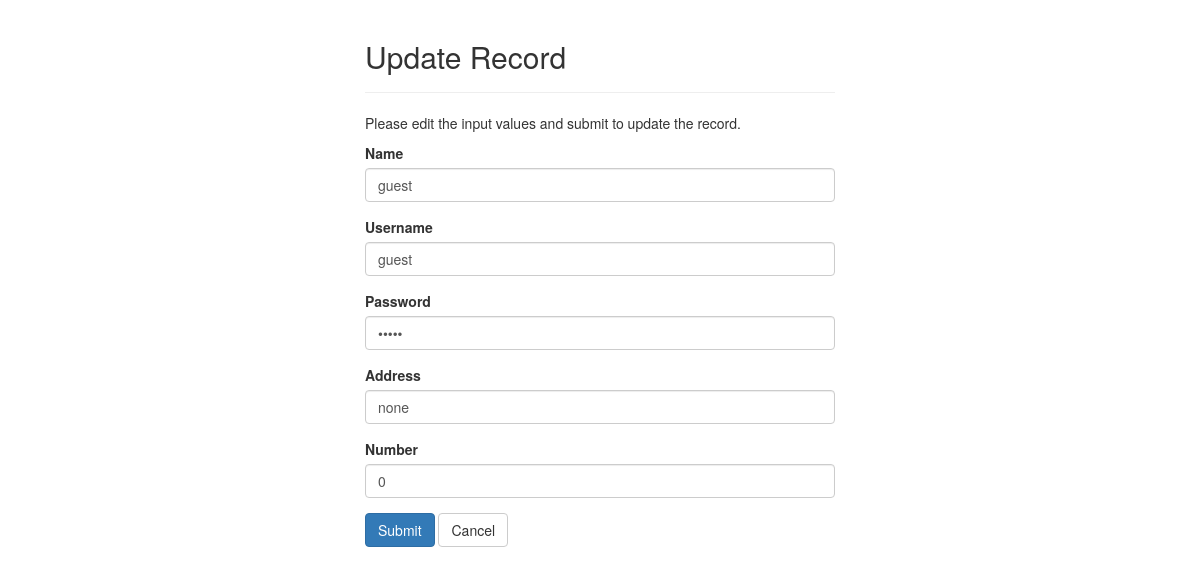
/admin/customer/update.php?id=999999999, run on the app's committed database.
### tables this page shows
CREATE TABLE `customer` (
  `CUS_ID` int(11) NOT NULL,
  `CUS_UNAME` varchar(20) NOT NULL,
  `CUS_PASSWORD` varchar(50) NOT NULL,
  `CUS_NAME` varchar(50) NOT NULL,
  `CUS_ADDRESS` varchar(100) NOT NULL,
  `CUS_CONTACT_NO` bigint(20) NOT NULL
);

### admin/customer/update.php (the view, shortened to what this page needs)
<?php
    require_once "config.php";
    $name = $username = $password = $address = $number = "";
    $name_err = $username_err = $password_err = $address_err = $number_err = "";
    if(isset($_POST["id"]) && !empty($_POST["id"])){
        $id = $_POST["id"];
    $input_name = trim($_POST["name"]);
    if(empty($input_name)){
        $name_err = "Please enter a name.";
    } elseif(!filter_var($input_name, FILTER_VALIDATE_REGEXP, array("options"=>array("regexp"=>"/^[a-zA-Z\s]+$/")))){
        $name_err = "Please enter a valid name.";
    } else{
        $name = $input_name;
    }
    $input_username = trim($_POST["username"]);
    $username_taken = false;
    $sql = "SELECT CUS_ID FROM customer WHERE CUS_NAME=?";
    if($stmt = mysqli_prepare($link, $sql)){
        mysqli_stmt_bind_param($stmt, "s", $param_id);
        $param_id = $input_username;
        if(mysqli_stmt_execute($stmt)){
            $result = mysqli_stmt_get_result($stmt);
            if(mysqli_num_rows($result) == 1){
                $username_taken = true;
            }
        }
    }
    $input_password = trim($_POST["password"]);
    if(empty($input_password)){
        $password_err = "Please enter a password.";
    } elseif(!filter_var($input_password, FILTER_VALIDATE_REGEXP, array("options"=>array("regexp"=>"/^[a-zA-Z\s]+$/")))){
        $password_err = "Please enter a valid password.";
    } else{
        $password = $input_password;
    }
    $input_number = trim($_POST["number"]);
    if(empty($input_number)){
        $number_err = "Please enter a contact number.";
    } elseif(!(is_numeric($input_number))){
        $number_err = "Please enter a valid contact number.";
    } else{
        $number = $input_number;
    }
    $input_address = trim($_POST["address"]);
    if(empty($input_address)){
        $address_err = "Please enter an address.";
    } else{
        $address = $input_address;
    }
        if(empty($name_err) && empty($address_err) && empty($number_err)){
            $sql = "UPDATE customer SET CUS_NAME=?, CUS_UNAME=?, CUS_PASSWORD, CUS_ADDRESS=?, CUS_CONTACT_NO=? WHERE ORDER_ID=?";
            if($stmt = mysqli_prepare($link, $sql)){
                mysqli_stmt_bind_param($stmt, "ssssii", $param_name, $param_username, $param_password, $param_address, $param_number, $param_id);
                $param_name = $name;
                $param_username = $username;
                $param_password = $password;
                $param_address = $address;
                $param_number = $number;
                if(mysqli_stmt_execute($stmt)){
                    header("location: home.php");
                    exit();
                } else{
                    echo "Something went wrong. Please try again later.";
                }
            }
            mysqli_stmt_close($stmt);
        }
        mysqli_close($link);
    } else{
        if(isset($_GET["id"]) && !empty(trim($_GET["id"]))){
            $sql = "SELECT * FROM customer WHERE CUS_ID = ?";
            if($stmt = mysqli_prepare($link, $sql)){
                mysqli_stmt_bind_param($stmt, "i", $param_id);
                if(mysqli_stmt_execute($stmt)){
                    $result = mysqli_stmt_get_result($stmt);
                    if(mysqli_num_rows($result) == 1){
                        $row = mysqli_fetch_array($result, MYSQLI_ASSOC);
                        $name = $row["CUS_NAME"];
                        $username = $row['CUS_UNAME'];
                        $password = $row['CUS_PASSWORD'];
                        $address = $row["CUS_ADDRESS"];
                        $number = $row["CUS_CONTACT_NO"];
                    } else{
                        header("location: error.php");
                        exit();
                    }
                } else{
                    echo "Oops! Something went wrong. Please try again later.";
                }
            }
        }  else{
            header("location: error.php");
            exit();
        }
    }
?>
<!DOCTYPE html>
<html lang="en">
<head>
    <link rel="stylesheet" href="css/bootstrap.css">
</head>
<body>
    <div class="wrapper">
        <div class="container-fluid">
            <div class="row">
                <div class="col-md-12">
                    <div class="page-header">
                        <h2>Update Record</h2>
                    </div>
                    <p>Please edit the input values and submit to update the record.</p>
                    <form action="<?php echo htmlspecialchars(basename($_SERVER['REQUEST_URI'])); ?>" method="post">
                    <div class="form-group <?php echo (!empty($name_err)) ? 'has-error' : ''; ?>">
                            <label>Name</label>
                            <input type="text" name="name" class="form-control" value="<?php echo $name; ?>">
                        </div>
                        <div class="form-group <?php echo (!empty($username_err)) ? 'has-error' : ''; ?>">
                            <label>Username</label>
                            <input type="text" name="username" class="form-control" value="<?php echo $username; ?>">
                        </div>
                        <div class="form-group <?php echo (!empty($password_err)) ? 'has-error' : ''; ?>">
                            <label>Password</label>
                            <input type="password" name="password" class="form-control" value="<?php echo $password; ?>">
                        </div>
                        <div class="form-group <?php echo (!empty($address_err)) ? 'has-error' : ''; ?>">
                            <label>Address</label>
                            <input type="text" name="address" class="form-control" value="<?php echo $address; ?>">
                        </div>
                        <div class="form-group <?php echo (!empty($number_err)) ? 'has-error' : ''; ?>">
                            <label>Number</label>
                            <input type="text" name="number" class="form-control" value="<?php echo $number; ?>">
                        </div>
                        <input type="submit" class="btn btn-primary" value="Submit">
                        <a href="home.php" class="btn btn-default">Cancel</a>
                    </form>
                </div>
            </div>
        </div>
    </div>
</body>
</html>

### admin/customer/update.php (style rules this page uses)
.wrapper { width: 500px; margin: 0 auto; }

### data on the page
customer: name "guest", username "guest", address "none", number "0"
